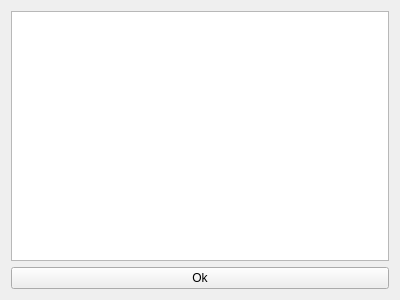
<?xml version="1.0" encoding="UTF-8"?>
<ui version="4.0">
 <class>DlgParserResult</class>
 <widget class="QWidget" name="DlgParserResult">
  <property name="geometry">
   <rect>
    <x>0</x>
    <y>0</y>
    <width>400</width>
    <height>300</height>
   </rect>
  </property>
  <property name="windowTitle">
   <string>Form</string>
  </property>
  <layout class="QHBoxLayout" name="horizontalLayout">
   <item>
    <layout class="QVBoxLayout" name="verticalLayout">
     <item>
      <widget class="QTableWidget" name="tbRes"/>
     </item>
     <item>
      <widget class="QPushButton" name="btnOk">
       <property name="text">
        <string>Ok</string>
       </property>
      </widget>
     </item>
    </layout>
   </item>
  </layout>
 </widget>
 <resources/>
 <connections/>
</ui>
